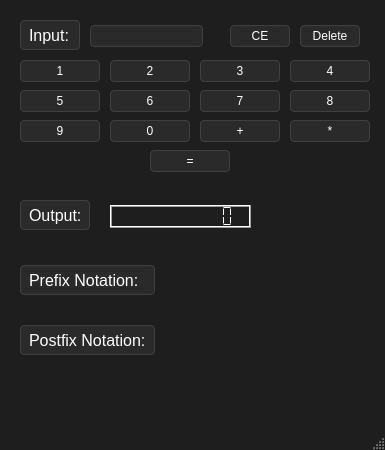
<?xml version="1.0" encoding="UTF-8"?>
<ui version="4.0">
 <class>MainWindow</class>
 <widget class="QMainWindow" name="MainWindow">
  <property name="geometry">
   <rect>
    <x>0</x>
    <y>0</y>
    <width>385</width>
    <height>450</height>
   </rect>
  </property>
  <property name="windowTitle">
   <string>Calculator</string>
  </property>
  
  <property name="styleSheet">
   <string>
   QMainWindow {
       background-color: #1e1e1e; /* Dark gray background */
   }
   QMainWindow::title {
    background-color: #333; /* Darker gray background for the title bar */
    color: white; /* Text color for the title bar */
    padding: 10px; /* Padding around the title text */
    }
   </string>
  </property>
  <widget class="QWidget" name="centralwidget">
  <property name="styleSheet">
    <string>
    QWidget#centralwidget {
        background-color: #1e1e1e; /* Dark gray background */
    }
    QLabel#input_label, QLabel#output_label, QLabel#prefix_label, QLabel#postfix_label, QPushButton, QLineEdit {
        background-color: #2a2a2a; /* Darker gray background for widgets */
        color: white; /* Text color */
        border: 1px solid #404040; /* Border color */
        border-radius: 4px; /* Rounded corners */
        padding: 4px; /* Padding around the content */
    }
    QLabel#input_label, QLabel#output_label, QLabel#prefix_label, QLabel#postfix_label{
        font-size: 12pt; /* Increase font size */
    }
    QLCDNumber, QPushButton, QLabel#prefix_lcd, QLabel#postfix_lcd, QLabel#error_display {
        color: white; /* Text color */
    }
    QPushButton:hover {
        background-color: #3a3a3a; /* Darker background on hover */
    }
    QPushButton:pressed {
        background-color: #1a1a1a; /* Darker background when pressed */
    }
    QLineEdit {
        border: 1px solid #404040; /* Border color */
    }
    </string>
   </property>
   <widget class="QLineEdit" name="input_text">
    <property name="geometry">
     <rect>
      <x>90</x>
      <y>25</y>
      <width>113</width>
      <height>22</height>
     </rect>
    </property>
   </widget>
   <widget class="QPushButton" name="button_delete">
    <property name="geometry">
     <rect>
      <x>300</x>
      <y>25</y>
      <width>60</width>
      <height>22</height>
     </rect>
    </property>
    <property name="text">
     <string>Delete</string>
    </property>
   </widget>
   <widget class="QPushButton" name="button_ce">
    <property name="geometry">
     <rect>
      <x>230</x>
      <y>25</y>
      <width>60</width>
      <height>22</height>
     </rect>
    </property>
    <property name="text">
     <string>CE</string>
    </property>
   </widget>
   <widget class="QPushButton" name="button_1">
    <property name="geometry">
     <rect>
      <x>20</x>
      <y>60</y>
      <width>80</width>
      <height>22</height>
     </rect>
    </property>
    <property name="text">
     <string>1</string>
    </property>
   </widget>
   <widget class="QPushButton" name="button_2">
    <property name="geometry">
     <rect>
      <x>110</x>
      <y>60</y>
      <width>80</width>
      <height>22</height>
     </rect>
    </property>
    <property name="text">
     <string>2</string>
    </property>
   </widget>
   <widget class="QPushButton" name="button_3">
    <property name="geometry">
     <rect>
      <x>200</x>
      <y>60</y>
      <width>80</width>
      <height>22</height>
     </rect>
    </property>
    <property name="text">
     <string>3</string>
    </property>
   </widget>
   <widget class="QPushButton" name="button_4">
    <property name="geometry">
     <rect>
      <x>290</x>
      <y>60</y>
      <width>80</width>
      <height>22</height>
     </rect>
    </property>
    <property name="text">
     <string>4</string>
    </property>
   </widget>
   <widget class="QPushButton" name="button_5">
    <property name="geometry">
     <rect>
      <x>20</x>
      <y>90</y>
      <width>80</width>
      <height>22</height>
     </rect>
    </property>
    <property name="text">
     <string>5</string>
    </property>
   </widget>
   <widget class="QPushButton" name="button_6">
    <property name="geometry">
     <rect>
      <x>110</x>
      <y>90</y>
      <width>80</width>
      <height>22</height>
     </rect>
    </property>
    <property name="text">
     <string>6</string>
    </property>
   </widget>
   <widget class="QPushButton" name="button_7">
    <property name="geometry">
     <rect>
      <x>200</x>
      <y>90</y>
      <width>80</width>
      <height>22</height>
     </rect>
    </property>
    <property name="text">
     <string>7</string>
    </property>
   </widget>
   <widget class="QPushButton" name="button_8">
    <property name="geometry">
     <rect>
      <x>290</x>
      <y>90</y>
      <width>80</width>
      <height>22</height>
     </rect>
    </property>
    <property name="text">
     <string>8</string>
    </property>
   </widget>
   <widget class="QPushButton" name="button_9">
    <property name="geometry">
     <rect>
      <x>20</x>
      <y>120</y>
      <width>80</width>
      <height>22</height>
     </rect>
    </property>
    <property name="text">
     <string>9</string>
    </property>
   </widget>
   <widget class="QPushButton" name="button_0">
    <property name="geometry">
     <rect>
      <x>110</x>
      <y>120</y>
      <width>80</width>
      <height>22</height>
     </rect>
    </property>
    <property name="text">
     <string>0</string>
    </property>
   </widget>
   <widget class="QPushButton" name="button_plus">
    <property name="geometry">
     <rect>
      <x>200</x>
      <y>120</y>
      <width>80</width>
      <height>22</height>
     </rect>
    </property>
    <property name="text">
     <string>+</string>
    </property>
   </widget>
   <widget class="QPushButton" name="button_star">
    <property name="geometry">
     <rect>
      <x>290</x>
      <y>120</y>
      <width>80</width>
      <height>22</height>
     </rect>
    </property>
    <property name="text">
     <string>*</string>
    </property>
   </widget>
   <widget class="QLabel" name="input_label">
    <property name="geometry">
     <rect>
      <x>20</x>
      <y>20</y>
      <width>60</width>
      <height>30</height>
     </rect>
    </property>
    <property name="text">
     <string>Input:</string>
    </property>
   </widget>
   <widget class="QLabel" name="output_label">
    <property name="geometry">
     <rect>
      <x>20</x>
      <y>200</y>
      <width>70</width>
      <height>30</height>
     </rect>
    </property>
    <property name="text">
     <string>Output:</string>
    </property>
   </widget>
   <widget class="QLCDNumber" name="output_lcd">
    <property name="geometry">
     <rect>
      <x>110</x>
      <y>205</y>
      <width>141</width>
      <height>23</height>
     </rect>
    </property>
    <property name="smallDecimalPoint">
     <bool>true</bool>
    </property>
    <property name="digitCount">
     <number>9</number>
    </property>
    <property name="segmentStyle">
     <enum>QLCDNumber::Flat</enum>
    </property>
    <property name="value" stdset="0">
     <double>0.000000000000000</double>
    </property>
    <property name="intValue" stdset="0">
     <number>0</number>
    </property>
   </widget>
   <widget class="QLabel" name="prefix_label">
    <property name="geometry">
     <rect>
      <x>20</x>
      <y>265</y>
      <width>135</width>
      <height>30</height>
     </rect>
    </property>
    <property name="text">
     <string>Prefix Notation:</string>
    </property>
   </widget>
   <widget class="QLabel" name="prefix_lcd">
    <property name="geometry">
     <rect>
      <x>170</x>
      <y>265</y>
      <width>57</width>
      <height>14</height>
     </rect>
    </property>
    <property name="text">
     <string></string>
    </property>
   </widget>
   <widget class="QLabel" name="postfix_label">
    <property name="geometry">
     <rect>
      <x>20</x>
      <y>325</y>
      <width>135</width>
      <height>30</height>
     </rect>
    </property>
    <property name="text">
     <string>Postfix Notation:</string>
    </property>
   </widget>
   <widget class="QLabel" name="postfix_lcd">
    <property name="geometry">
     <rect>
      <x>170</x>
      <y>325</y>
      <width>57</width>
      <height>14</height>
     </rect>
    </property>
    <property name="text">
     <string></string>
    </property>
   </widget>
   <widget class="QLabel" name="error_display">
    <property name="geometry">
     <rect>
      <x>120</x>
      <y>380</y>
      <width>200</width>
      <height>30</height>
     </rect>
    </property>
    <property name="text">
     <string></string>
    </property>
    <property name="font">
        <font>
            <pointsize>20</pointsize>
        </font>
    </property>
    <property name="styleSheet">
        <string>* { color: red; }</string>
    </property>
   </widget>
   <widget class="QPushButton" name="button_equal">
    <property name="geometry">
     <rect>
      <x>150</x>
      <y>150</y>
      <width>80</width>
      <height>22</height>
     </rect>
    </property>
    <property name="text">
     <string>=</string>
    </property>
   </widget>
  </widget>
  <widget class="QMenuBar" name="menubar">
   <property name="geometry">
    <rect>
     <x>0</x>
     <y>0</y>
     <width>408</width>
     <height>19</height>
    </rect>
   </property>
  </widget>
  <widget class="QStatusBar" name="statusbar"/>
 </widget>
 <resources/>
 <connections/>
</ui>
